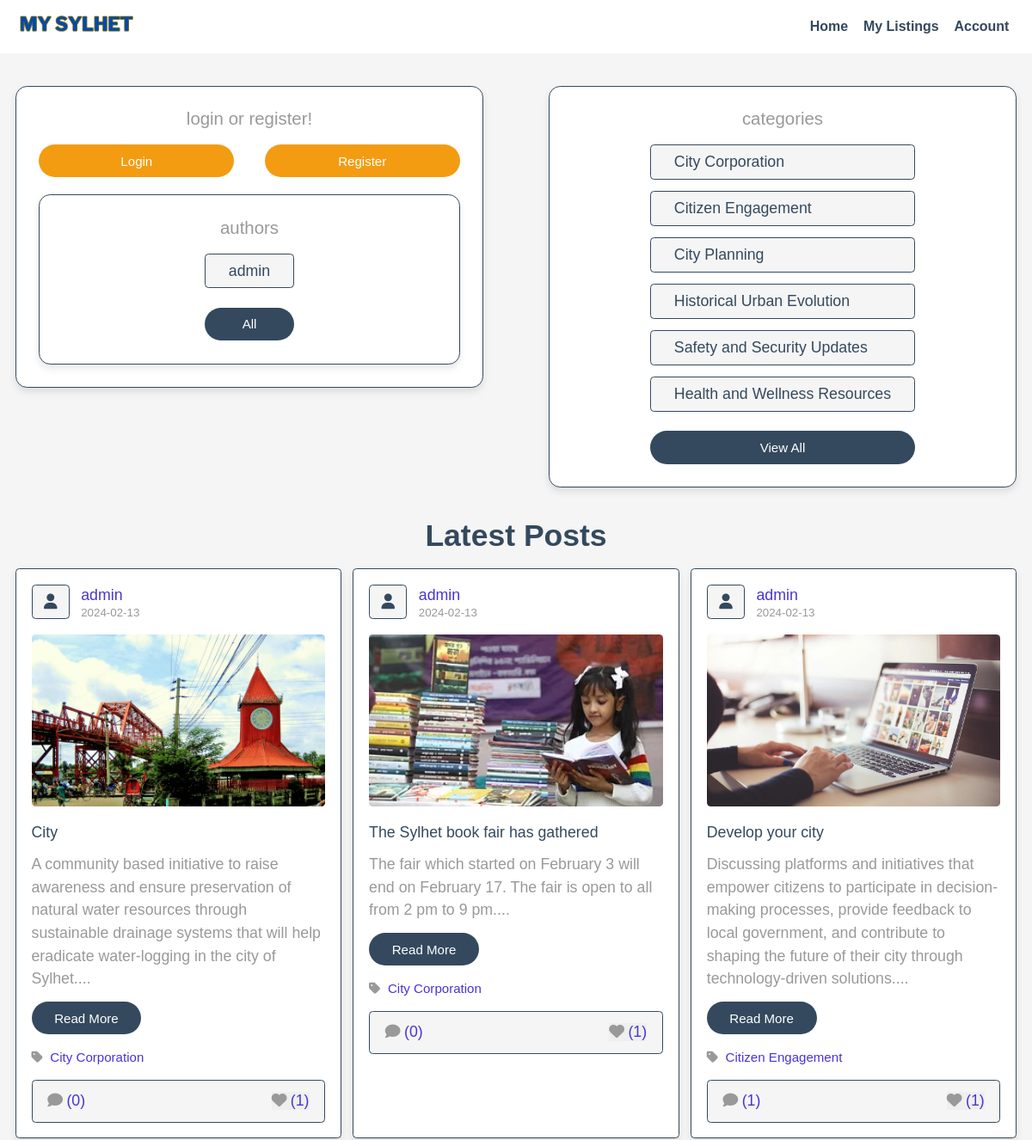
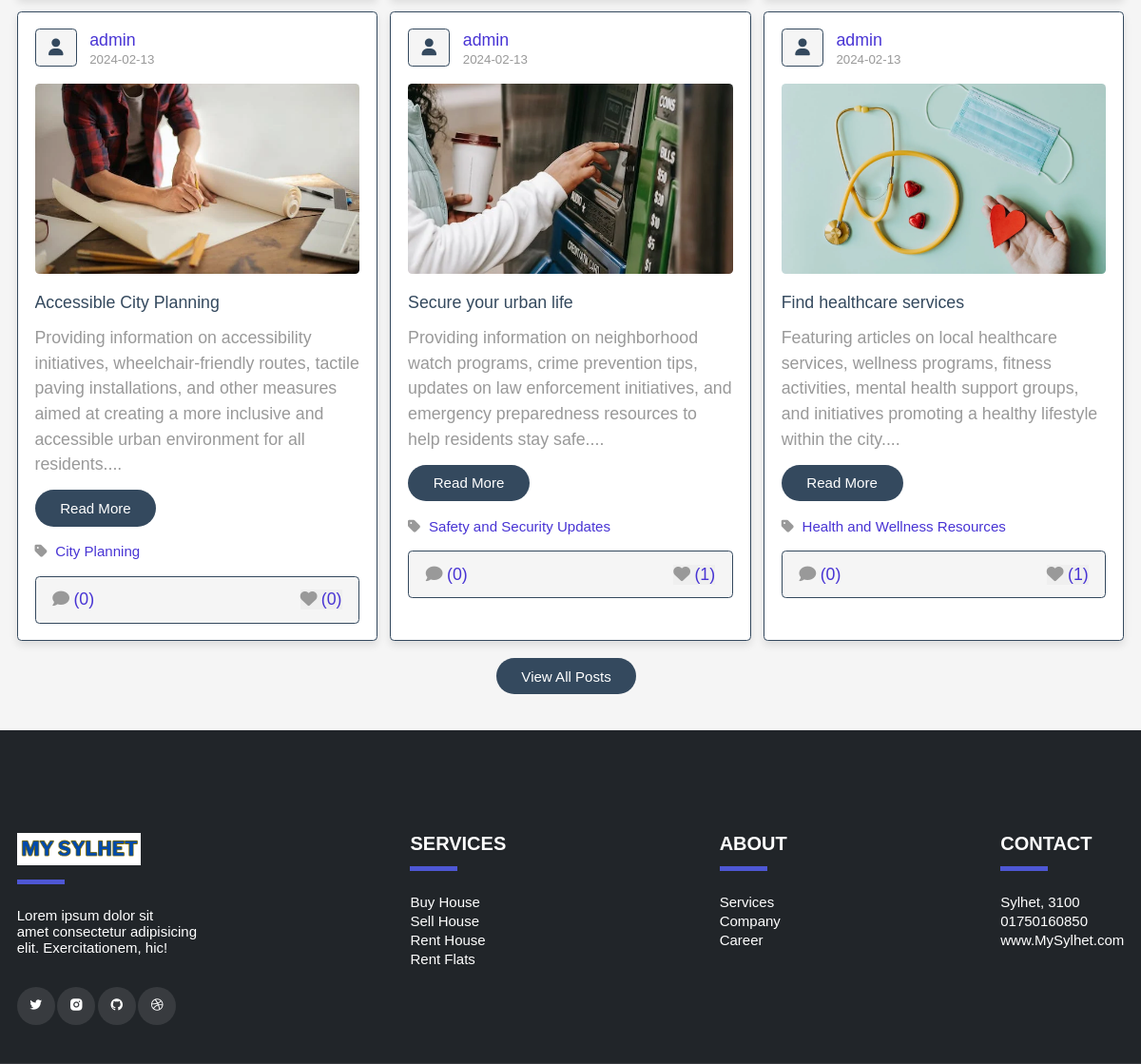
The page /information/home.php on the database its author committed (2 pictures, top to bottom).
### tables this page shows
CREATE TABLE `posts` (
  `id` int(100) NOT NULL,
  `admin_id` int(100) NOT NULL,
  `name` varchar(100) NOT NULL,
  `title` varchar(100) NOT NULL,
  `content` varchar(10000) NOT NULL,
  `category` varchar(50) NOT NULL,
  `image` varchar(100) NOT NULL,
  `date` date NOT NULL DEFAULT current_timestamp(),
  `status` varchar(10) NOT NULL
);

### information/home.php (the view, shortened to what this page needs)
<?php
include 'components/connect.php';
if (isset($_SESSION['user_id'])) {
    $user_id = $_SESSION['user_id'];
} else {
    $user_id = '';
};
?>
<!DOCTYPE html>
<html lang="en">
<head>
    <link rel="stylesheet" href="https://cdnjs.cloudflare.com/ajax/libs/font-awesome/6.1.1/css/all.min.css">
    <link rel="stylesheet" href="css/style.css">
</head>
<body>
    <?php include 'components/user_header.php'; ?>
    <section class="home-grid">
        <br><br>
        <div class="box-container">
            <div class="box">
                <?php
                $select_profile = $conn->prepare("SELECT * FROM `user` WHERE id = ?");
                $select_profile->execute([$user_id]);
                if ($select_profile->rowCount() > 0) {
                    $fetch_profile = $select_profile->fetch(PDO::FETCH_ASSOC);
                    $count_user_comments = $conn->prepare("SELECT * FROM `comments` WHERE user_id = ?");
                    $count_user_comments->execute([$user_id]);
                    $total_user_comments = $count_user_comments->rowCount();
                    $count_user_likes = $conn->prepare("SELECT * FROM `likes` WHERE user_id = ?");
                    $count_user_likes->execute([$user_id]);
                    $total_user_likes = $count_user_likes->rowCount();
                ?>
                    <p> welcome <span><?= $fetch_profile['name']; ?></span></p>
                    <p>total comments : <span><?= $total_user_comments; ?></span></p>
                    <p>posts liked : <span><?= $total_user_likes; ?></span></p>
                    <a href="update.php" class="btn">update profile</a>
                    <div class="flex-btn">
                        <a href="user_likes.php" class="option-btn">likes</a>
                        <a href="user_comments.php" class="option-btn">comments</a>
                    </div>
                <?php
                } else {
                ?>
                    <p class="name">login or register!</p>
                    <div class="flex-btn">
                        <a href="login.php" class="option-btn">login</a>
                        <a href="register.php" class="option-btn">register</a>
                    </div>
                <?php
                }
                ?><br><br>
                <div class="box">
                    <p>authors</p>
                    <div class="flex-box">
                        <?php
                        $select_authors = $conn->prepare("SELECT DISTINCT name FROM `admin` LIMIT 10");
                        $select_authors->execute();
                        if ($select_authors->rowCount() > 0) {
                            while ($fetch_authors = $select_authors->fetch(PDO::FETCH_ASSOC)) {
                        ?>
                                <a href="author_posts.php?author=<?= $fetch_authors['name']; ?>" class="links"><?= $fetch_authors['name']; ?></a>
                        <?php
                            }
                        } else {
                            echo '<p class="empty">no posts added yet!</p>';
                        }
                        ?>
                        <a href="authors.php" class="btn">all</a>
                    </div>
                </div>
            </div>
            <div class="box">
                <p>categories</p>
                <div class="flex-box">
                    <a href="category.php?category=City Corporation" class="links">City Corporation</a>
                    <a href="category.php?category=Citizen Engagement" class="links">Citizen Engagement</a>
                    <a href="category.php?category=City Planning" class="links">City Planning</a>
                    <a href="category.php?category=Historical Urban Evolution" class="links">Historical Urban
                        Evolution</a>
                    <a href="category.php?category=Safety and Security Updates" class="links">Safety and Security
                        Updates</a>
                    <a href="category.php?category=Health and Wellness Resources" class="links">Health and Wellness
                        Resources</a>
                    <a href="all_category.php" class="btn">view all</a>
                </div>
            </div>
        </div>
    </section>
    <section class="posts-container">
        <h1 class="heading">latest posts</h1>
        <div class="box-container">
            <?php
            $select_posts = $conn->prepare("SELECT * FROM `posts` WHERE status = ? LIMIT 6 ");
            $select_posts->execute(['active']);
            if ($select_posts->rowCount() > 0) {
                while ($fetch_posts = $select_posts->fetch(PDO::FETCH_ASSOC)) {
                    $post_id = $fetch_posts['id'];
                    $count_post_comments = $conn->prepare("SELECT * FROM `comments` WHERE post_id = ?");
                    $count_post_comments->execute([$post_id]);
                    $total_post_comments = $count_post_comments->rowCount();
                    $count_post_likes = $conn->prepare("SELECT * FROM `likes` WHERE post_id = ?");
                    $count_post_likes->execute([$post_id]);
                    $total_post_likes = $count_post_likes->rowCount();
                    $confirm_likes = $conn->prepare("SELECT * FROM `likes` WHERE user_id = ? AND post_id = ?");
                    $confirm_likes->execute([$user_id, $post_id]);
            ?>
                    <form class="box" method="post">
                        <div class="post-admin">
                            <i class="fas fa-user"></i>
                            <div>
                                <a href="author_posts.php?author=<?= $fetch_posts['name']; ?>"><?= $fetch_posts['name']; ?></a>
                                <div><?= $fetch_posts['date']; ?></div>
                            </div>
                        </div>
                        <?php
                        if ($fetch_posts['image'] != '') {
                        ?>
                            <img src="uploaded_img/<?= $fetch_posts['image']; ?>" class="post-image" alt="">
                        <?php
                        }
                        ?>
                        <div class="post-title"><?= $fetch_posts['title']; ?></div>
                        <div class="post-content content-150"><?= $fetch_posts['content']; ?></div>
                        <a href="view_post.php?post_id=<?= $post_id; ?>" class="inline-btn">read more</a>
                        <a href="category.php?category=<?= $fetch_posts['category']; ?>" class="post-cat"> <i class="fas fa-tag"></i> <span><?= $fetch_posts['category']; ?></span></a>
                        <div class="icons">
                            <a href="view_post.php?post_id=<?= $post_id; ?>"><i class="fas fa-comment"></i><span>(<?= $total_post_comments; ?>)</span></a>
                            <button type="submit" name="like_post"><i class="fas fa-heart" style="<?php if ($confirm_likes->rowCount() > 0) {
                                                                                                        echo 'color:var(--red);';
                                                                                                    } ?>  "></i><span>(<?= $total_post_likes; ?>)</span></button>
                        </div>
                    </form>
            <?php
                }
            } else {
                echo '<p class="empty">no posts added yet!</p>';
            }
            ?>
        </div>
        <div class="more-btn" style="text-align: center; margin-top:1rem;">
            <a href="posts.php" class="inline-btn">view all posts</a>
        </div>
    </section>
    <?php include 'components/footer.php'; ?>
</body>
</html>

### information/components/user_header.php (shortened to what this page needs)
<header class="header">
    <nav class="navbar nav-2">
        <section class="flex">
            <div class="logo">
                <a href="../Homepage/index.html">
                    <img src="./images/MySylhet.png" alt="Your Logo" width="140px">
                </a>
            </div>
            <div class="menu">
                <ul>
                    <li><a href="home.php">Home</a></li>
                    <li><a href="#">My Listings</a>
                    </li>
                    <li><a href="#">Account</a>
                            <?php if ($user_id != '') { ?>
                                <li><a href="components/user_logout.php" onclick="return confirm('logout from this section?');">Logout</a>
                                <?php } ?></li>
                        </ul>
            </div>
        </section>
    </nav>
</header>

### information/components/footer.php (shortened to what this page needs)
<!DOCTYPE html>
<html lang="en">
<head>
  <link href="https://cdn.jsdelivr.net/npm/remixicon@2.5.0/fonts/remixicon.css" rel="stylesheet">
</head>
<body>
  <footer class="footer">
    <section class="footer-top">
      <div class="col-lg-3 col-sm-6">
        <a href="#"><img src="./images/MySylhet.png" alt="" width="130px"></a>
        <div class="line"></div>
        <p>Lorem ipsum dolor sit <br>
          amet consectetur adipisicing <br>elit.
          Exercitationem, hic!</p>
        <div class="social-icons">
          <a href="#"><i class="ri-twitter-fill"></i></a>
          <a href="#"><i class="ri-instagram-fill"></i></a>
          <a href="#"><i class="ri-github-fill"></i></a>
          <a href="#"><i class="ri-dribbble-fill"></i></a>
        </div>
      </div>
      <div class="col-lg-3 col-sm-6">
        <h5 class=" text-white ">SERVICES</h5>
        <div class="line"></div>
        <ul>
          <li><a href="#">Buy House</a></li>
          <li><a href="#">Sell House</a></li>
          <li><a href="#">Rent House</a></li>
          <li><a href="#">Rent Flats</a></li>
        </ul>
      </div>
      <div class="col-lg-3 col-sm-6">
        <h5>ABOUT</h5>
        <div class="line"></div>
        <ul>
          <li><a href="#">Services</a></li>
          <li><a href="#">Company</a></li>
          <li><a href="#">Career</a></li>
        </ul>
      </div>
      <div class="col-lg-3 col-sm-6">
        <h5 class="mb-0 text-white">CONTACT</h5>
        <div class="line"></div>
        <ul>
          <li>Sylhet, 3100</li>
          <li>01750160850</li>
          <li>www.MySylhet.com</li>
        </ul>
      </div>
    </section>
  </footer>
</body>
</html>

### rows shown on the page
posts: name "admin", date "2024-02-13", image (picture), title "City", content "A community based initiative to raise awareness and ensure preservation of natural water resources through sustainable drainage systems that will help eradicate water-logging in the city of Sylhet.", category "City Corporation", total_post_comments "0", total_post_likes "1"
posts: name "admin", date "2024-02-13", image (picture), title "The Sylhet book fair has gathered", content "The fair which started on February 3 will end on February 17. The fair is open to all from 2 pm to 9 pm.", category "City Corporation", total_post_comments "0", total_post_likes "1"
posts: name "admin", date "2024-02-13", image (picture), title "Develop your city", content "Discussing platforms and initiatives that empower citizens to participate in decision-making processes, provide feedback to local government, and contribute to shaping the future of their city through technology-driven solutions.", category "Citizen Engagement", total_post_comments "1", total_post_likes "1"
posts: name "admin", date "2024-02-13", image (picture), title "Accessible City Planning", content "Providing information on accessibility initiatives, wheelchair-friendly routes, tactile paving installations, and other measures aimed at creating a more inclusive and accessible urban environment for all residents.", category "City Planning", total_post_comments "0", total_post_likes "0"
posts: name "admin", date "2024-02-13", image (picture), title "Secure your urban life", content "Providing information on neighborhood watch programs, crime prevention tips, updates on law enforcement initiatives, and emergency preparedness resources to help residents stay safe.", category "Safety and Security Updates", total_post_comments "0", total_post_likes "1"
posts: name "admin", date "2024-02-13", image (picture), title "Find healthcare services", content "Featuring articles on local healthcare services, wellness programs, fitness activities, mental health support groups, and initiatives promoting a healthy lifestyle within the city.", category "Health and Wellness Resources", total_post_comments "0", total_post_likes "1"

### other values the page prints
$fetch_authors['name'] "admin"
